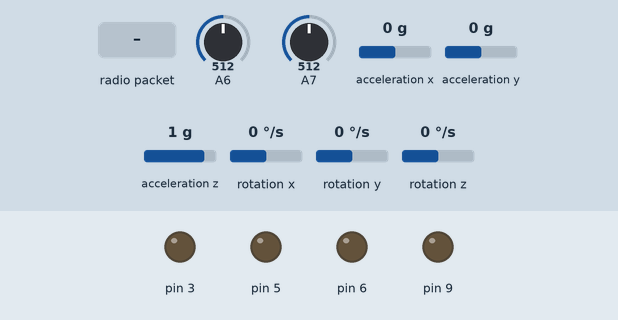
Recording of a sketch running on a simulated Arduino Nano, built with avr-gcc and run on an emulated ATmega328P. Parts: output pins drawn as LEDs (lit = HIGH). Wiring (inferred from the names in the program): MPU-6050 motion sensor at I2C address 0x68. Inputs (shaded band) come from the test bench; at power-on: A6 = 512, acceleration x 0 g, A7 = 512, acceleration y 0 g, acceleration z 1 g, rotation x 0 °/s, rotation y 0 °/s, rotation z 0 °/s. No radio packets arrive unless stated; what the sketch prints to the serial monitor is not drawn.

Above: at 3.8 s.
3.9 s: radio packet "90" arrives
At 5.4 s:
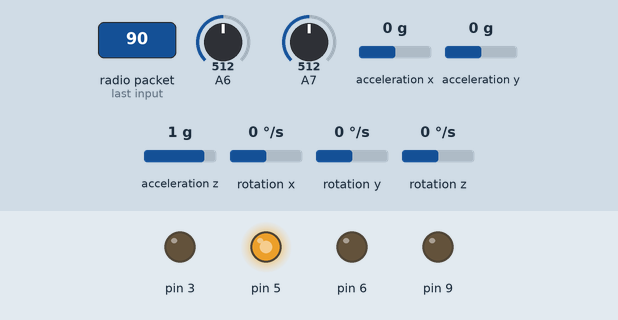
6.9 s: radio packet "s" arrives
At 7.9 s:
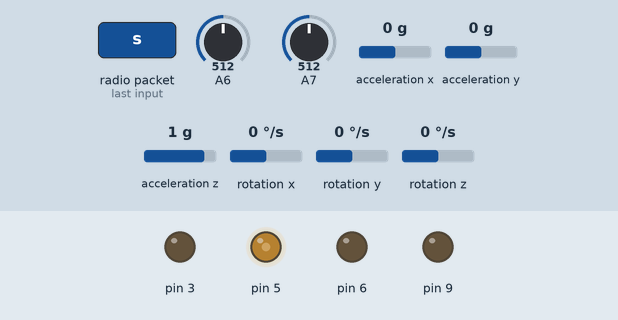
8.4 s: radio packet "0" arrives
At 9.6 s:
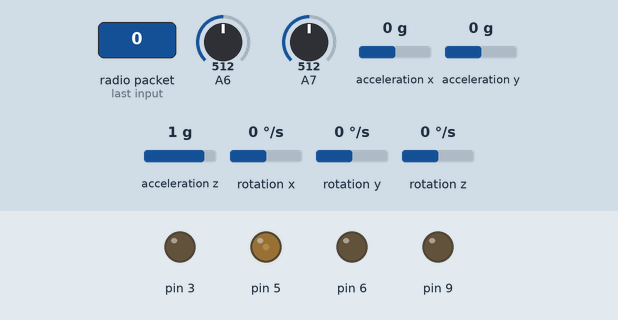
9.9 s: radio packet "200" arrives
At 11.8 s:
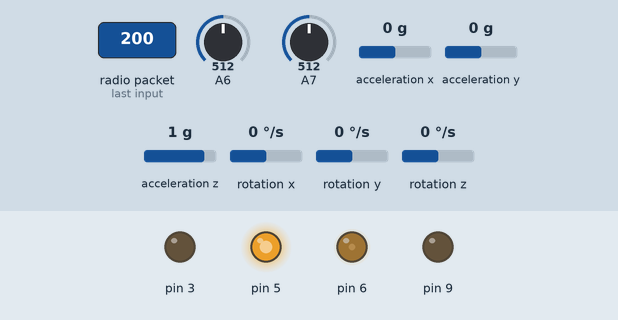
12.9 s: A6 set to 992
15.9 s: acceleration x set to -1.4 g
Timing chart, 0 to 19.9 s (numbered marks = the images above; inputs shaded):
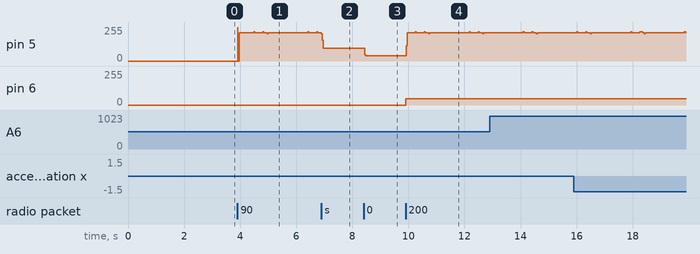

The sketch:

RX.ino
```cpp
#include <Arduino.h>
#include <SPI.h>
#include <nRF24L01.h>
#include <RF24.h>
// #include <PWMServo.h>
#include <MPU6050_tockn.h>
#include <Wire.h>
// #include <Simplefilter.h>

void log(float s) {
  Serial.print(s);
  Serial.print(" ");
}
void log(int s) {
  Serial.print(s);
  Serial.print(" ");
}
void log(unsigned int s) {
  Serial.print(s);
  Serial.print(" ");
}
int compare(const void *a, const void *b) {
  return (*(int*)a - *(int*)b);
};
class Motor {
  public:
    uint8_t _m1,_m2;
    int16_t pwm = 0;
    Motor(uint8_t m1, uint8_t m2) {
      _m1 = m1;
      _m2 = m2;
      pinMode(_m1, OUTPUT);
      pinMode(_m2, OUTPUT);
    }
    void run(int16_t val) {
      pwm = val;
      if (pwm>0){
        analogWrite(_m1, min(pwm, 255));
        analogWrite(_m2, 0);
      }
      else if (pwm<0){
        analogWrite(_m1, 0);
        analogWrite(_m2, min(-pwm, 255));
      }
      else {
        digitalWrite(_m1, 0);
        digitalWrite(_m2, 0);
      }
    }
    void brake() {
      digitalWrite(_m1, 1);
      digitalWrite(_m2, 1);
    }
};
// class Motor {
//   private:
//     volatile uint8_t* _ocr1;
//     volatile uint8_t* _ocr2;
//     volatile uint8_t* _port1;
//     volatile uint8_t* _port2;
//     volatile uint8_t* _tccr1;
//     volatile uint8_t* _tccr2;

//     uint8_t _bit1, _bit2;
//     uint8_t _com1, _com2;

//     void setupPin(uint8_t pin, volatile uint8_t** ocr, volatile uint8_t** port, uint8_t* bit, volatile uint8_t** tccr, uint8_t* com) {
//         switch(pin) {
//             case 3:  *ocr = &OCR2B;   *port = &PORTD; *bit = PD3; *tccr = &TCCR2A;   *com = (1<<COM2B1); DDRD |= (1<<DDD3); break;
//             case 5:  *ocr = &OCR0B;   *port = &PORTD; *bit = PD5; *tccr = &TCCR0A;   *com = (1<<COM0B1); DDRD |= (1<<DDD5); break;
//             case 6:  *ocr = &OCR0A;   *port = &PORTD; *bit = PD6; *tccr = &TCCR0A;   *com = (1<<COM0A1); DDRD |= (1<<DDD6); break;

//             // CHÂN 9: Chân thuần Digital (Không đụng vào Timer 1 để giữ cấu hình ngắt)
//             case 9:
//                 *ocr = nullptr;
//                 *port = &PORTB;       // Chân 9 thuộc PORTB
//                 *bit = PB1;           // Chân 9 là Bit số 1
//                 *tccr = nullptr;
//                 *com = 0;
//                 DDRB |= (1<<DDB1);    // Cấu hình OUTPUT trực tiếp bằng thanh ghi
//                 break;
//         }
//     }

//     inline void writePWM(volatile uint8_t* ocr, volatile uint8_t* port, uint8_t bit, volatile uint8_t* tccr, uint8_t com, uint8_t val) {
//         if (tccr == nullptr) {
//             // Xử lý cho chân Digital thuần túy (Chân 9)
//             if (val == 0) *port &= ~(1 << bit); // LOW
//             else          *port |= (1 << bit);  // HIGH
//         } else {
//             // Xử lý cho các chân băm xung PWM cứng (Chân 3, 5, 6)
//             if (val == 0) {
//                 *tccr &= ~com;
//                 *port &= ~(1 << bit);
//             } else if (val >= 255) {
//                 *tccr &= ~com;
//                 *port |= (1 << bit);
//             } else {
//                 *tccr |= com;
//                 *ocr = val;
//             }
//         }
//     }

//   public:
//     int16_t pwm = 0;

//     Motor(uint8_t m1_pin, uint8_t m2_pin) {
//         setupPin(m1_pin, &_ocr1, &_port1, &_bit1, &_tccr1, &_com1);
//         setupPin(m2_pin, &_ocr2, &_port2, &_bit2, &_tccr2, &_com2);
//     }

//     void run(int16_t val) {
//         pwm = val;
//         if (pwm > 0) {
//             if (pwm > 255) pwm = 255;
//             writePWM(_ocr1, _port1, _bit1, _tccr1, _com1, pwm);
//             writePWM(_ocr2, _port2, _bit2, _tccr2, _com2, 0);
//         }
//         else if (pwm < 0) {
//             if (pwm < -255) pwm = -255;
//             writePWM(_ocr1, _port1, _bit1, _tccr1, _com1, 0);
//             writePWM(_ocr2, _port2, _bit2, _tccr2, _com2, -pwm); // Chân 9 nhận giá trị dương sẽ tự nhảy lên HIGH
//         }
//         else {
//             writePWM(_ocr1, _port1, _bit1, _tccr1, _com1, 0);
//             writePWM(_ocr2, _port2, _bit2, _tccr2, _com2, 0);
//         }
//     }

//     void brake() {
//         if (_tccr1 != nullptr) *_tccr1 &= ~_com1;  *_port1 |= (1 << _bit1);
//         if (_tccr2 != nullptr) *_tccr2 &= ~_com2;  *_port2 |= (1 << _bit2);
//     }
// };
class DerivativeWelfordVariance {
  public:
    float _mean, _variance, _alpha;
    float _last_raw;
    DerivativeWelfordVariance(int n = 10) {
      _mean = 0.0f;
      _variance = 0.0f;
      _last_raw = 0.0f;
      _alpha = 1.0f / n;
    }

    float update(float raw_data) {
      float delta_val = raw_data - _last_raw;
      _last_raw = raw_data;

      float error = delta_val - _mean;
      _mean += _alpha * error;
      _variance = (1.0f-_alpha)*(_variance+_alpha*error*(delta_val-_mean));
      return _variance;
    }
    void setSamples(int n) {
      _mean = 0.0f;
      _variance = 0.0f;
      _last_raw = 0.0f;
      _alpha = 1.0f / n;
    }
};
class DAKFilter {
  private:
    float _current_estimate, _last_estimate, _kalman_gain, _err_estimate;
  public:
    // ContinuousWelfordVariance _welford_R;
    DerivativeWelfordVariance _welford_R;
    float _gamma_q, _gamma_r;
    float _q_min, _r_min;
    float _threshold;
    float error;
    DAKFilter(float r_min, float q_min, float gamma_r, float gamma_q, float threshold, float est_e = 1, int window_size = 10)
      : _welford_R(window_size)
    {
      _r_min = r_min;
      _q_min = q_min;
      _gamma_q = gamma_q;
      _gamma_r = gamma_r;
      _threshold = threshold;
      _err_estimate = est_e;
      _current_estimate = 0;
      _last_estimate = 0;
    }

    float updateEstimate(float mea) {
      float variance = _welford_R.update(mea);
      float adaptive_r = _r_min + (variance * _gamma_r);

      error = abs(mea - _last_estimate);
      // float adaptive_q = _q_min + (error * _gamma_q);
      float adaptive_q = _q_min;

      if (error > _threshold) {
        float excess = error-_threshold;
        adaptive_q += excess * excess * _gamma_q;
      }

      _err_estimate = _err_estimate + adaptive_q;
      _kalman_gain = _err_estimate / (_err_estimate + adaptive_r);
      _current_estimate = _last_estimate + _kalman_gain * (mea - _last_estimate);
      _err_estimate = (1.0f - _kalman_gain) * _err_estimate;

      _last_estimate = _current_estimate;

      return _current_estimate;
    }
    void setGamma_q(float gamma) { _gamma_q = gamma; }
    void setGamma_r(float gamma) { _gamma_r = gamma; }
    void setRmin(float r) { _r_min = r; }
    void setQmin(float q) { _q_min = q; }
    void setThreshold(float t) {_threshold = t;}
};
class Sensor {
  private:
    const float RPM_MAX = 850;
    const float VCC_MAX = 16.5;
    const float VOUT_MAX = (VCC_MAX*3300/(10000+3300))/5*1023;
    const float backEMF_MAX = VOUT_MAX - 30;
    const float _k_emf = RPM_MAX/backEMF_MAX;
    const float _delay_time = 500;
    uint8_t _pin_m1, _pin_m2, _pin_vcc;
    Motor& _motor;
  public:
    DAKFilter filter;
    float _back_emf, _raw_rpm, _rpm, _vcc;
    Sensor(uint8_t m1, uint8_t m2, uint8_t vcc, Motor& m)
      :filter(31.96, 1.4, 0.0071, 0.001, 15.03), _motor(m)
    // :filter(33.54, 1.6769, 0.0671, 0.00698, 16.7858)
    {
      _pin_m1 = m1;
      _pin_m2 = m2;
      _pin_vcc = vcc;
    }

    float readMedian(int pin, int n) {
      int data[n];
      data[0] = analogRead(pin);
      if (data[0] < 10) return 0;
      for (int i = 1; i<n; i++) data[i] = analogRead(pin);

      qsort(data, n, sizeof(int), compare);
      return data[int(n*0.5f)];
    }

    void readBackEMF() {
      float prev_pwm = _motor.pwm;
      _motor.run(0);
      delayMicroseconds(_delay_time);

      float v1 = readMedian(_pin_m1, 5);
      float v2 = readMedian(_pin_m2, 5);

      _motor.run(prev_pwm);
      _back_emf = v2-v1;
    }
    void update() {
      readBackEMF();
      _raw_rpm = _back_emf * _k_emf;
      if (_raw_rpm < 5 && _raw_rpm >-5) _raw_rpm = 0;

      _rpm = filter.updateEstimate(_raw_rpm);
      if (_rpm < 5 && _rpm >-5) _rpm = 0;
    }
};

class RadioData: public RF24 {
  public:
    int16_t data[6] = {0,0,0,0,0,0};
    // joyleft, joyright, val1, val2, switch1, switch2];
    RadioData(int ce_pin, int csn_pin)
      :RF24(ce_pin, csn_pin) {}

    void init() {
      if (!RF24::begin()) {
        Serial.println("Error NRF24L01");
        while(1) {}
      }
    }
    bool update() {
      if (RF24::available()) {
        RF24::read(&data, sizeof(data));
        return 1;
      }
      return 0;
    }
    int& operator[](int i) {return data[i]; }
};

class AngleSensor {
  private:
    float _deadband_gyro;
  public:
    MPU6050 mpu;
    float angle, gyro;
    AngleSensor(float deadband_gyro)
      : mpu(Wire), _deadband_gyro(deadband_gyro) {}
    void init(){
      Wire.begin();
      Wire.beginTransmission(0x68);
      Wire.write(0x1A);
      Wire.write(0x06);
      Wire.endTransmission();
      mpu.begin();
      mpu.calcGyroOffsets(true);
      update();
    }
    void update() {
      mpu.update();
      angle = mpu.getAngleY();
      gyro = mpu.getGyroY();
      if (gyro < _deadband_gyro & gyro > -_deadband_gyro) gyro = 0;
    }
};

class PID {
  public:
    float _kp, _ki, _kd;
    float _prev_input = 0;
    float _setpoint = 0;
    float _out_max, _int_max;
    float error, integral = 0, output;
    PID(float kp=0, float ki=0, float kd=0, float out_max=1e9, float int_max=1e9) {
      _kp = kp;
      _ki = ki;
      _kd = kd;
      _out_max = out_max;
      _int_max = int_max;
    }
    float computePID(float input) {
      error = _setpoint - input;
      output = p() + i() + d(input);
      _prev_input = input;
      if (output>_out_max) output = _out_max;
      else if (output < -_out_max) output = -_out_max;
      return output;
    }
    float computePcD(float input, float d) {
      error = _setpoint - input;
      output = p() + custom_d(d);
      if (output>_out_max) output = _out_max;
      else if (output < -_out_max) output = -_out_max;
      return output;
    }
    inline float p() { return error*_kp; }
    inline float i() {
      integral += error;
      if (integral>_int_max) integral = _int_max;
      else if (integral < -_int_max) integral = -_int_max;
      return integral*_ki;
    }
    inline float d(float input) { return -(input-_prev_input)*_kd; }
    inline float custom_d(float d) { return d*_kd; }
    inline void setpoint(float setpoint) { _setpoint = setpoint; }
    inline void reset() { integral = 0.0f; _prev_input = 0.0f; }
};

class BalanceControler {
  public:
    PID& sPID;
    PID& aPID;
    float k_dr;
    int16_t _rpm_max;
    int16_t _deadband;

    BalanceControler(PID& sPID, PID& aPID, int16_t rpm_max, int16_t deadband)
      : sPID(sPID), aPID(aPID), _rpm_max(rpm_max), _deadband(deadband)
    {}
    void init(float setpoint) {
      aPID.setpoint(setpoint);
    }
    int16_t update(float angle, float gyro, float rpm) {
      aPID.computePcD(angle, gyro);
      sPID._setpoint += aPID.output;

      if (sPID._setpoint>_rpm_max) sPID._setpoint = _rpm_max;
      else if (sPID._setpoint < -_rpm_max) sPID._setpoint = -_rpm_max;

      int16_t pwm = sPID.computePID(rpm);
      if (pwm<-0) pwm -= _deadband;
      else if (pwm>0) pwm += _deadband;
      else pwm = 0;
      return pwm;
    }
};

void setupTimer1() {
  cli();
  TCCR1A = 0;
  TCCR1B = 0;
  TCNT1 = 0;
  // Prescaler = 64; ticks = 16MHz/(64*100Hz) = 2500;
  OCR1A = 2499;
  TCCR1B |= (1<<WGM12);
  TCCR1B |= (1<<CS11) | (1<<CS10);
  TIMSK1 |= (1<< OCIE1A);
  sei();
}
volatile bool control_trigger = false;

Motor motor_RW(5,3);
Motor motor_M(6,9);

RadioData radioData(8,10);

Sensor sensor(A6, A7, A0, motor_RW);
AngleSensor aSensor(0.3);

PID speedPID(3.7490,0.2797,0.1002, 205, 410);
PID anglePID(0,0,0,500,500);

BalanceControler bControler(speedPID, anglePID, 800, 50);

int16_t RPM = 0;


void run() {
  if (radioData[4]==0) {
    if (radioData[5]) {
      motor_RW.run(RPM);
    }
    else motor_RW.run(radioData[0]);
  }
  motor_M.run(radioData[1]);
}

class SerialData {
  public:
    String data_recv = "";
    void update() {
      if (Serial.available()) {
        data_recv = "";
        for (int c = Serial.read(); c!='\n' && c!=' '; c = Serial.read())
          if (c != -1) data_recv += char(c);
        set(data_recv);
      }
    }
    void set(String s) {
      String id = "";
      uint64_t val = 0;
      int i = 0;
      while (s[i] < 48 || s[i] > 57){
        id += s[i];
        i++;
      }
      for (; i<s.length(); i++){
        val = val*10+(s[i]-48);
      }
      if (id == "s") {
        RPM = val;
      }
      else if (id == "ss") {
        RPM = -val;
      }
      else if (id == "p") {
        anglePID._kp = val/1000.0f;
      }
      else if (id == "i") {
        anglePID._ki = val/1000.0f;
      }
      else if (id == "d") {
        anglePID._kd = val/1000.0f;
      }
    }
};

SerialData sData;

void controlTask() {
  if (control_trigger) {
    control_trigger = false;
    aSensor.update();
    sensor.update();
    if (!radioData[4]) return;
    int16_t pwm = bControler.update(aSensor.angle,aSensor.gyro,sensor._rpm);
    motor_RW.run(pwm);
    // motor_RW.run(RPM);

  }
}

float t_telemetryTask = 0;
void telemetryTask() {
  float time = millis();
  if (time-t_telemetryTask >= 10){
    t_telemetryTask = time;

    if (radioData.update()) {run(); }
    sData.update();

    log(-700);
    log(700);
    log(sensor._raw_rpm);
    log(sensor._rpm);
    log(aSensor.angle);
    log(aSensor.gyro);
    Serial.println("");

    // Serial.print(time); Serial.print(",");
    // Serial.println(sensor._rpm);
  }
}

int main(void) {
  init();
  Serial.begin(115200);
  setupTimer1();

  radioData.init();
  radioData.openReadingPipe(1, (const byte*)"12345");
  radioData.setPALevel(RF24_PA_MIN);
  radioData.setChannel(80);
  radioData.setDataRate(RF24_250KBPS);
  radioData.startListening();

  aSensor.init();

  // bControler.init(aSensor.angle);
  bControler.init(-86);

  while (1) {
    controlTask();
    telemetryTask();
  }

  return 0;
}
ISR(TIMER1_COMPA_vect) {
  control_trigger = true;
}
```

Measured:
- after the input at 8.4 s, pin 5: 96/255 → 40/255 at once
- after the input at 9.9 s, pin 6: 0/255 → 48/255 at once
